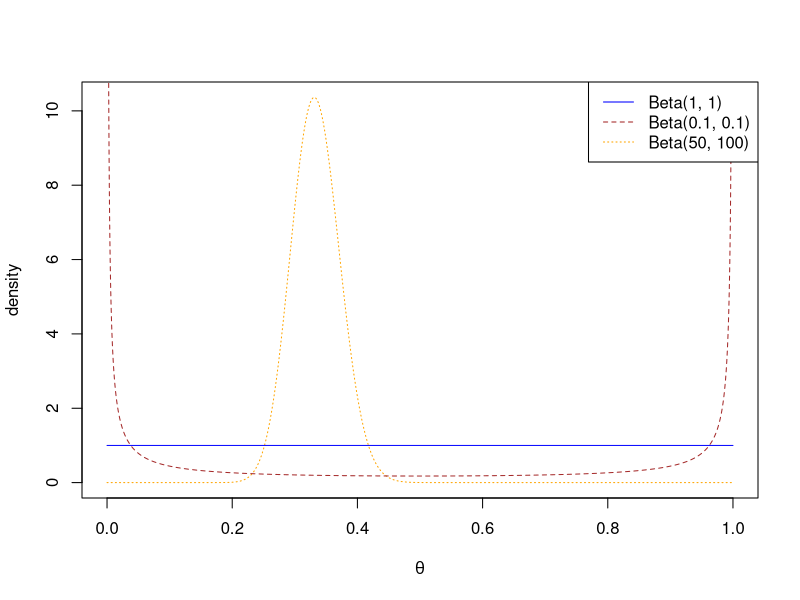
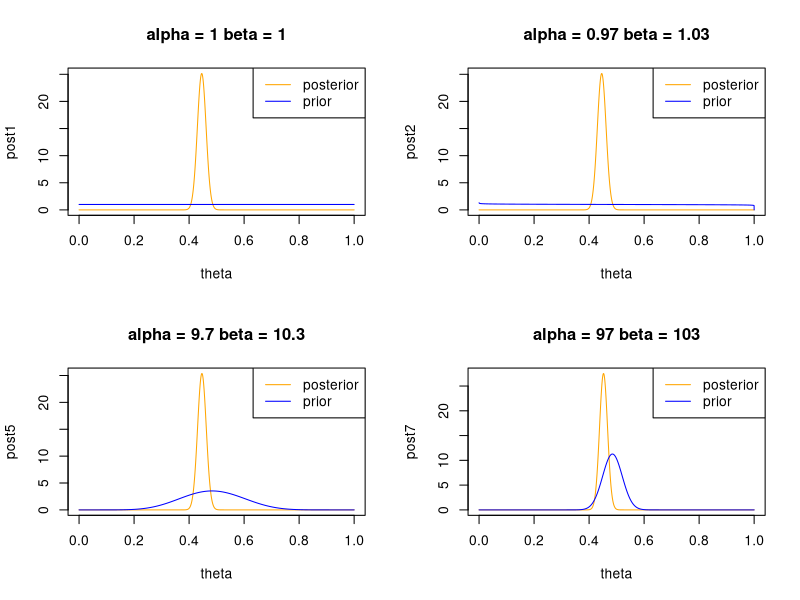
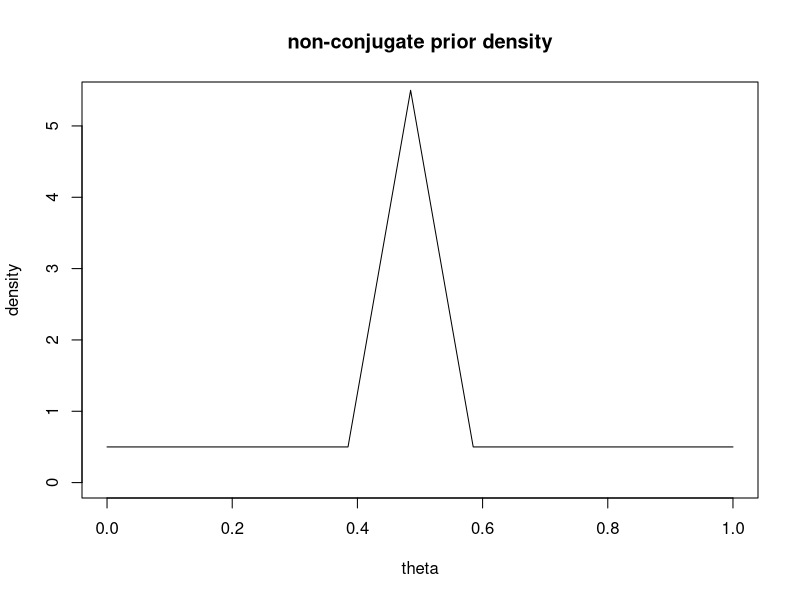
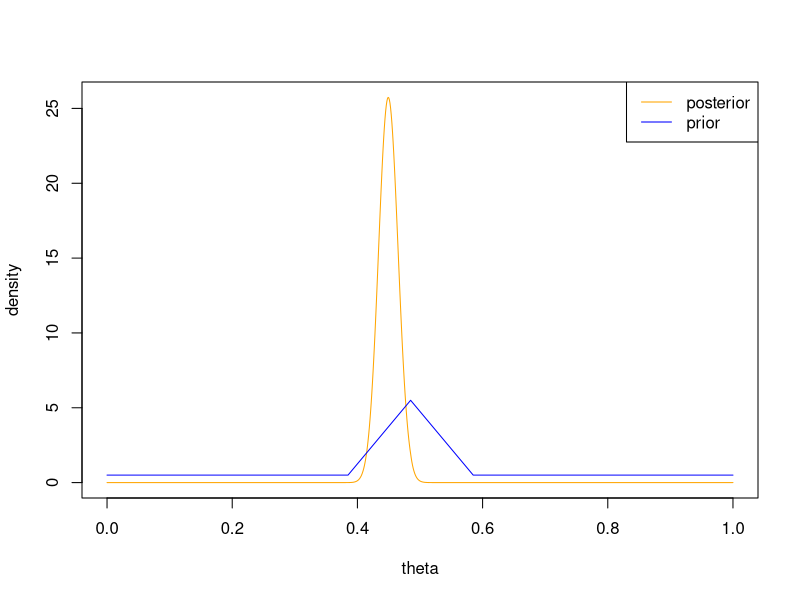
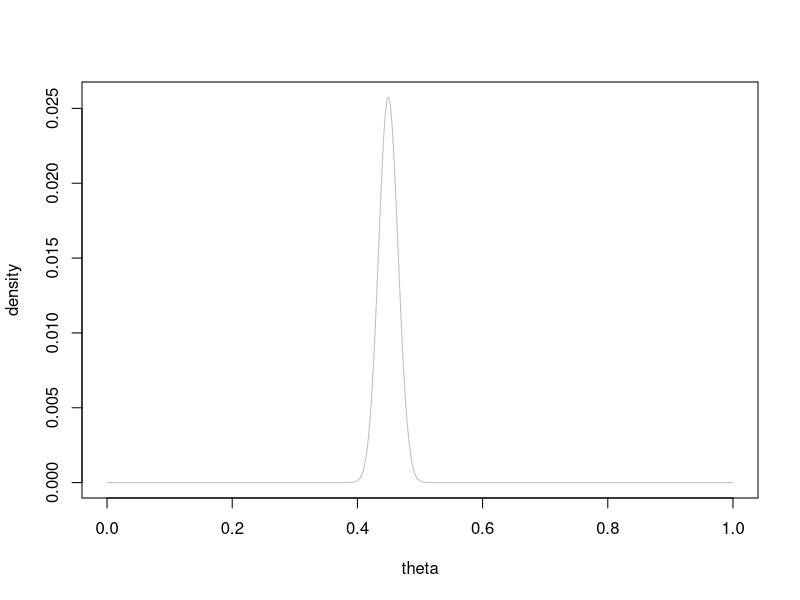
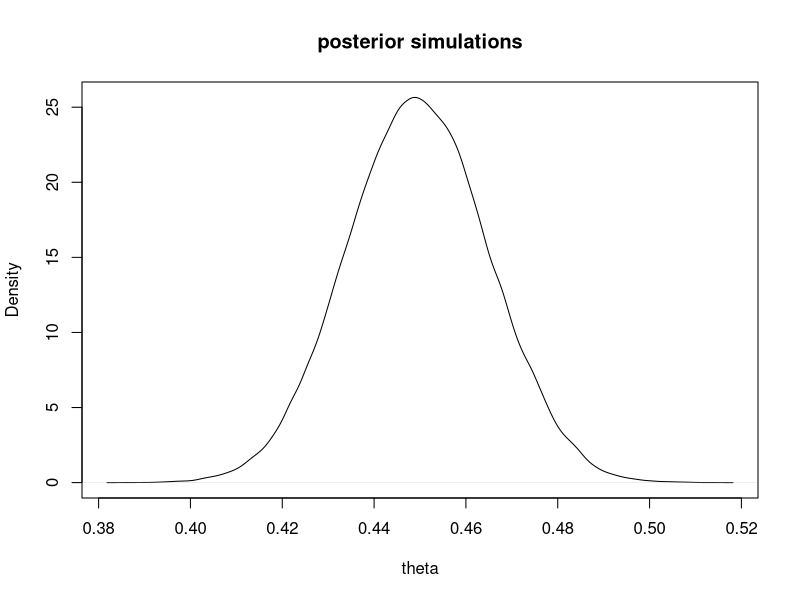
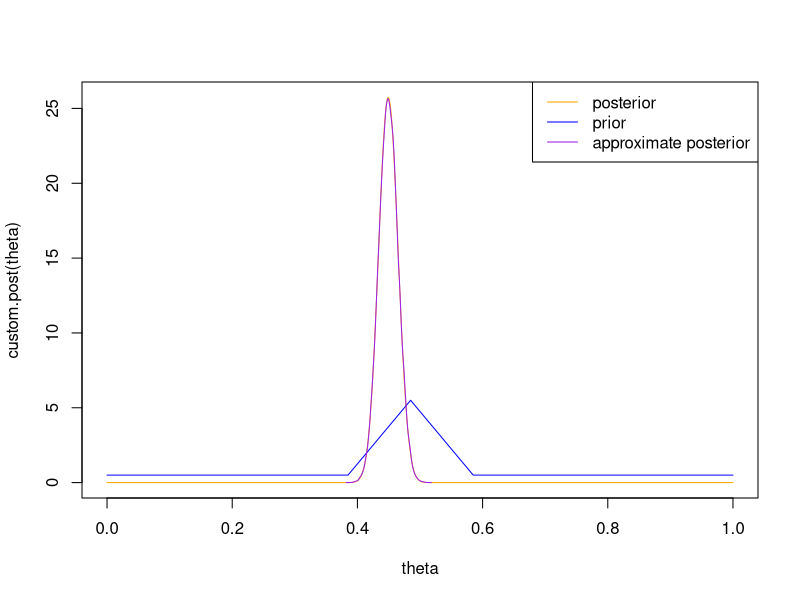
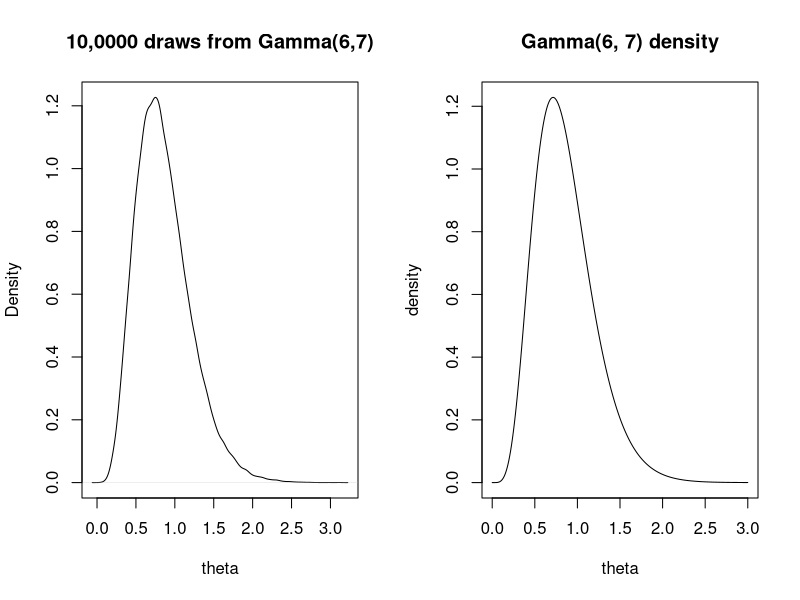

Reproduce these figures in R, in order.
## ---- chunk 1
# vector for parameter values
theta <- seq(0, 1, len = 10000)
# densities for different members of the Beta family
d1 <- dbeta(theta, 0.1, 0.1)
d2 <- dbeta(theta, 1, 1)
d3 <- dbeta(theta, 50, 100)
# plot densities
plot(theta, d3, type = "l", col = "orange", lty = 3,
     xlab = expression(theta),
     ylab = "density")
lines(theta, d2, col = "blue", lty = 1)
lines(theta, d1, col = "brown", lty = 2)
legend("topright",
       legend = c("Beta(1, 1)", "Beta(0.1, 0.1)", "Beta(50, 100)"),
       col = c("blue", "brown", "orange"),
       lwd = 1, lty = 1:3)
## ---- chunk 2
#set parameters of Beta(a, b) posterior
a <- 438
b <- 544
## ---- chunk 3
(mu <- a / (a + b)) # posterior mean
## ---- chunk 4
(v <- (a * b) / (a + b)^2 / (a + b + 1)) # posterior variance
## ---- chunk 5
qbeta(.5, a, b) # posterior median
## ---- chunk 6
(ci0 <- qbeta(c(.025, .975), a, b)) # credible interval
## ---- chunk 7
pbeta(0.485, a, b) #posterior probability of interest
## ---- chunk 8
# set data
n <- 980
y <- 437
## ---- chunk 9
# set prior parameters
alpha <- c(1, 0.97, 2.425, 4.85, 9.7, 48.5, 97)
beta <- c(1, 1.03, 2.575, 5.15, 10.3, 51.5, 103)
## ---- chunk 10
# posterior distribution parameters
a <-  alpha + y
b <- n - y + beta
## ---- chunk 11
a / (a + b) # posterior means
## ---- chunk 12
qbeta(p = .5, a, b) # posterior medians
## ---- chunk 13
cbind(qbeta(c(.025), a, b), qbeta(c(.975), a, b)) # credible intervals
## ---- chunk 14
pbeta(0.485, a, b) # posterior probabilities of interest
## ---- chunk 15
#determine prior densities for each combination prior parameters
prior1 <- dbeta(theta, shape1 = alpha[1], shape2 = beta[1])
prior2 <- dbeta(theta, shape1 = alpha[2], shape2 = beta[2])
prior3 <- dbeta(theta, shape1 = alpha[3], shape2 = beta[3])
prior4 <- dbeta(theta, shape1 = alpha[4], shape2 = beta[4])
prior5 <- dbeta(theta, shape1 = alpha[5], shape2 = beta[5])
prior6 <- dbeta(theta, shape1 = alpha[6], shape2 = beta[6])
prior7 <- dbeta(theta, shape1 = alpha[7], shape2 = beta[7])

#determine posterior densities for each combination prior parameters
post1 <- dbeta(theta, shape1 = a[1], shape2 = b[1])
post2 <- dbeta(theta, shape1 = a[2], shape2 = b[2])
post3 <- dbeta(theta, shape1 = a[3], shape2 = b[3])
post4 <- dbeta(theta, shape1 = a[4], shape2 = b[4])
post5 <- dbeta(theta, shape1 = a[5], shape2 = b[5])
post6 <- dbeta(theta, shape1 = a[6], shape2 = b[6])
post7 <- dbeta(theta, shape1 = a[7], shape2 = b[7])

#construct 2x2 layout of plots
par(mfrow = c(2, 2))
#plot several prior/posterior combinations with legend and descriptive title
plot(theta, post1, type = "l", col = "orange")
lines(theta, prior1, col = "blue")
title(paste("alpha =", alpha[1], "beta =", beta[1]))
legend("topright", legend = c("posterior", "prior"),
       col = c("orange", "blue"), lwd = c(1, 1))

plot(theta, post2, type = "l", col = "orange")
lines(theta, prior2, col = "blue")
title(paste("alpha =", alpha[2], "beta =", beta[2]))
legend("topright", legend = c("posterior", "prior"),
       col = c("orange", "blue"), lwd = c(1, 1))

plot(theta, post5, type = "l", col = "orange")
lines(theta, prior5, col = "blue")
title(paste("alpha =", alpha[5], "beta =", beta[5]))
legend("topright", legend = c("posterior", "prior"),
       col = c("orange", "blue"), lwd = c(1, 1))

plot(theta, post7, type = "l", col = "orange")
lines(theta, prior7, col = "blue")
title(paste("alpha =", alpha[7], "beta =", beta[7]))
legend("topright", legend = c("posterior", "prior"),
       col = c("orange", "blue"), lwd = c(1, 1))
## ---- chunk 16
#create density function of prior
custom.prior <- function(x) {
  out <- numeric(length(x))

  for (i in 1:length(x)) {
    if (x[i] <=  .385) {
      out[i] <- .5
    } else if (x[i] >= .585) {
      out[i] <- .5
    } else if ((x[i] > .385) && (x[i] < .485)) {
      out[i] <- (.5 + 5 * (x[i] - .385)/.1)
    } else if ((x[i] >= .485) && (x[i] < .585)){
      out[i] <- (5.5 - 5 * (x[i] - .485)/.1)
    } else {
      out[i] <- 0
    }
  }
  return(out)
}
## ---- chunk 17
# make sure custom prior integrates to 1
integrate(custom.prior, 0, 1, subdivisions = 1000)
## ---- chunk 18
# theta values at which to evaluate densities
theta <- seq(0, 1, by = 0.001)
# custom prior density
dcustom <- custom.prior(theta)

# plot non-conjugate density
par(mfrow = c(1, 1))
plot(theta, dcustom, type = "l", main = "non-conjugate prior density",
     ylab = "density", ylim = c(0, 5.4))
## ---- chunk 19
#create function for posterior density
custom.post <- function(theta) {
  dbinom(x = 437, size = 980, prob = theta) *
    custom.prior(theta)/0.003616298
}

#make sure posterior integrates to 1
integrate(f = custom.post, 0, 1, subdivisions = 1000)
## ---- chunk 20
plot(theta, custom.post(theta), type = "l", col = "orange", ylab = "density")
lines(theta, dcustom, col = "blue")
legend("topright", legend = c("posterior", "prior"),
       col = c("orange", "blue"), lwd = c(1, 1))
## ---- chunk 21
# discrete approximation of posterior density
discretep <- custom.post(theta) / sum(custom.post(theta))
plot(theta, discretep, col = "grey", ylab = "density", type = "l")
## ---- chunk 22
#create approximate posterior sample
theta.sample <- sample(theta, 100000, replace = TRUE, prob = discretep)
## ---- chunk 23
plot(density(theta.sample), main = "posterior simulations", xlab = "theta")
## ---- chunk 24
mean(theta.sample) # approximate mean
## ---- chunk 25
median(theta.sample) # approximate median
## ---- chunk 26
# approximate credible interval
quantile(theta.sample, prob = c(.025, .975))
## ---- chunk 27
plot(theta, custom.post(theta), type = "l", col = "orange")
lines(theta, dcustom, col = "blue")
lines(density(theta.sample), col = "purple")
legend("topright", legend = c("posterior", "prior", "approximate posterior"),
       col = c("orange", "blue", "purple"), lwd = c(1, 1))
## ---- chunk 28
alpha <- 3
beta <- 5
## ---- chunk 29
pgamma(1.5, shape = alpha, rate = beta)
## ---- chunk 30
post.draws <- rgamma(100000, shape = alpha + 3, rate = beta + 2)
## ---- chunk 31
mean(post.draws) # approximate mean
## ---- chunk 32
# 1 x 2 plotting grid
par(mfrow = c(1, 2))
# plot approximate posterior
plot(density(post.draws), xlab = "theta",
     main = "10,0000 draws from Gamma(6,7)")
# draw exact posterior
theta <- seq(0.0001, 3, len = 1000)
post1 <- dgamma(theta, shape = alpha + 3, rate = beta + 2)
plot(theta, post1,
     main = "Gamma(6, 7) density", type = "l",
     ylab = "density")
# reset plotting grid
par(mfrow = c(1, 1))
## ---- chunk 33
theta <- seq(0.0001, 3, len = 1000)
post2 <- dgamma(theta, shape = alpha + 30, rate = beta + 2 * 10)
plot(theta, post2,
     main = "Gamma(33, 25) density", type = "l",
     ylab = "density",
     xlim = c(0.5, 2.5))
## ---- chunk 34
1 - pgamma(1, shape = alpha + 30, rate = beta + 2 * 10)
## ---- chunk 35
post.draws2 <- rgamma(100000, shape = alpha + 30, rate = beta + 2 * 10)
## ---- chunk 36
plot(density(post.draws2), xlab = "theta", main = "10,0000 draws from Gamma(33,25)")
## ---- chunk 37
mean(post.draws2)
## ---- chunk 38
# display densities side by side
posterior <- factor(rep(c("Gamma(6, 7)", "Gamma(33, 25)"), each = length(theta)))
df <- data.frame(theta = rep(theta, 2),
                 density = c(post1, post2),
                 posterior = posterior)
## ---- chunk 39
library(ggplot2)
ggplot(df, aes(x = theta, y = density, group = posterior)) +
  geom_path(aes(col = posterior)) + theme_bw()
## ---- chunk 40
library(lattice)
xyplot(density ~ theta, data = df, group = posterior,
       type = "l", auto.key = TRUE)
